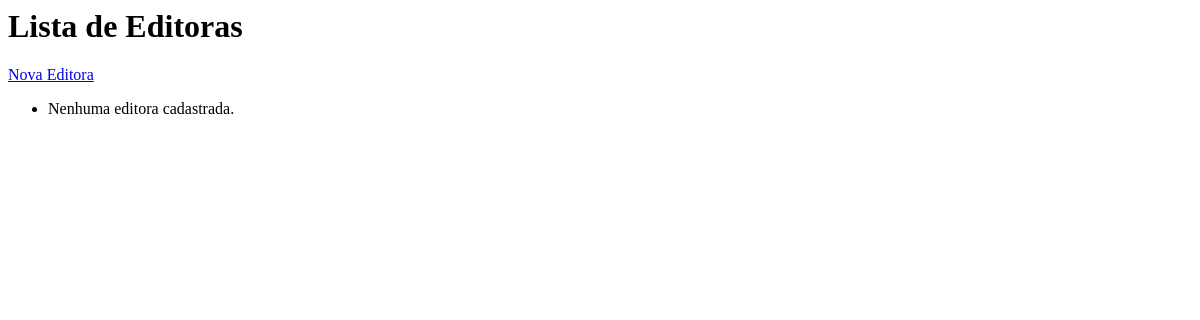
The page /editoras/ on the database as committed earlier.
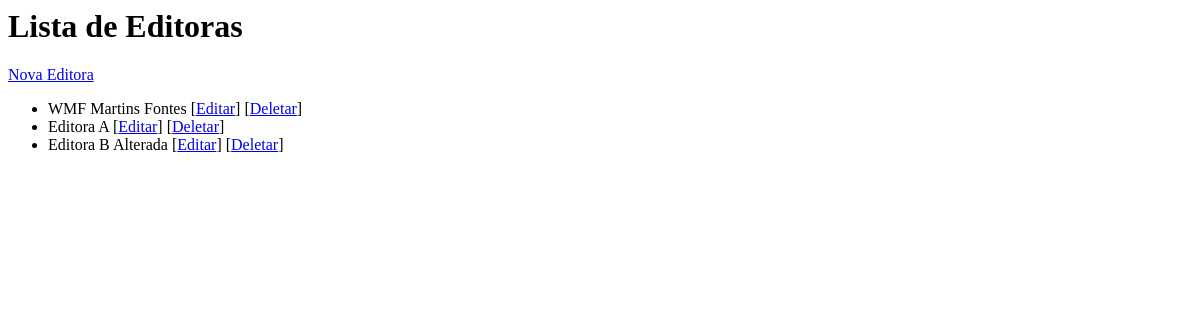
The same page on the database as committed later.
### pratica04/models.py (models this page shows, shortened)
class Editora(models.Model):
    nome = models.CharField(max_length=100, unique=True) # unique=True para garantir unicidade

### pratica04/views.py (the view)
# urls.py: path('editoras/', EditoraList.as_view(), name='editora_list'),
class EditoraList(ListView):
    model = Editora
    template_name = 'editora_list.html' # Criação posterior
    context_object_name = 'editoras'

### pratica04/templates/editora_list.html
<h1>Lista de Editoras</h1>
<a href="{% url 'editora_create' %}">Nova Editora</a>
<ul>
    {% for editora in editoras %}
    <li>
        {{ editora.nome }}
        [<a href="{% url 'editora_update' editora.pk %}">Editar</a>]
        [<a href="{% url 'editora_delete' editora.pk %}">Deletar</a>]
    </li>
    {% empty %}
    <li>Nenhuma editora cadastrada.</li>
    {% endfor %}
</ul>

Rows that differ between the two databases and show on the page:
added Editora: nome "WMF Martins Fontes"
added Editora: nome "Editora A"
added Editora: nome "Editora B Alterada"
Other text that changed with them:
text no longer shown: "Nenhuma editora cadastrada."
